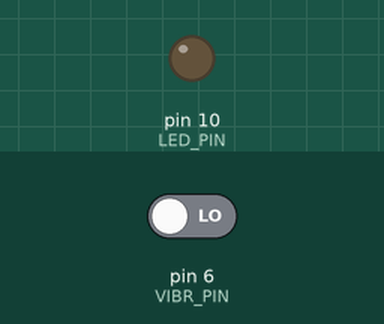
Recording of a sketch running on a simulated Arduino Uno, built with avr-gcc and run on an emulated ATmega328P. Shown: output pins drawn as LEDs (lit = HIGH). Dashed ring = blinking. The inputs (shaded band) are chosen by the test bench; at power-on: pin 6 (VIBR_PIN) LOW.

Above: at 1.2 s.
1.3 s: pin 6 (VIBR_PIN) driven HIGH
At 2.1 s:
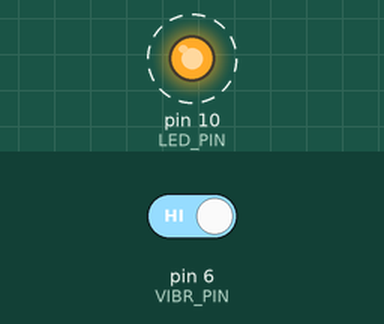
4.3 s: pin 6 (VIBR_PIN) driven LOW
At 5.1 s:
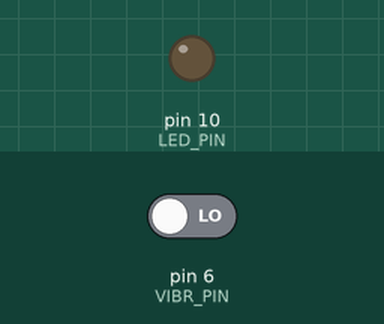
Timing chart, 0 to 7.3 s (numbered marks = the images above; inputs shaded):
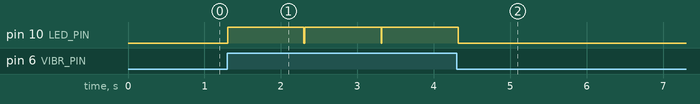

Measured:
- after the input at 1.3 s, pin 10 (LED_PIN): alternates HIGH for 1.0 s and LOW for 0.01 s, starting at once
- after the input at 4.3 s, pin 10 (LED_PIN): goes on until 4.3 s, then stays LOW

The sketch:

vibration.ino
```cpp
#define DEBUG Serial.println

#define VIBR_PIN 6
#define LED_PIN 10

void setup() {
  Serial.begin(9600);

  pinMode(VIBR_PIN, INPUT);
  pinMode(LED_PIN, OUTPUT);
}

void loop() {
  if (digitalRead(VIBR_PIN))
    {
      digitalWrite(LED_PIN, HIGH);
      delay(1000);
      digitalWrite(LED_PIN, LOW);
    }
  delay(10);
}
```
